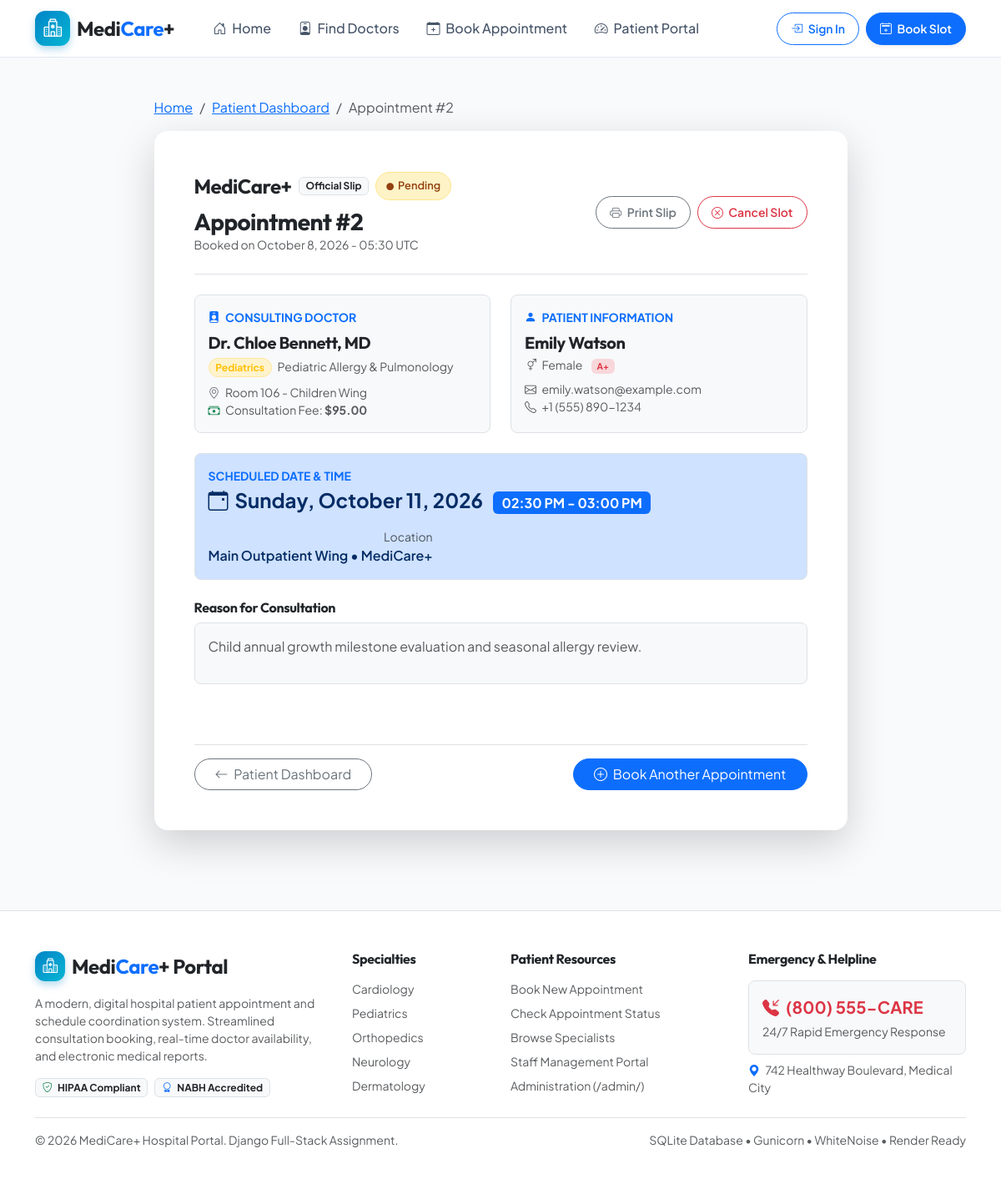
/appointments/2/, run on the app's committed database.
### hospital/models.py (models this page shows, shortened)
class Appointment(models.Model):
    STATUS_PENDING = 'Pending'
    STATUS_CONFIRMED = 'Confirmed'
    STATUS_COMPLETED = 'Completed'
    STATUS_CANCELLED = 'Cancelled'
    STATUS_CHOICES = [
        (STATUS_PENDING, 'Pending'),
        (STATUS_CONFIRMED, 'Confirmed'),
        (STATUS_COMPLETED, 'Completed'),
        (STATUS_CANCELLED, 'Cancelled'),
    ]
    TIME_SLOT_CHOICES = [
        ('09:00 AM - 09:30 AM', '09:00 AM - 09:30 AM'),
        ('09:30 AM - 10:00 AM', '09:30 AM - 10:00 AM'),
        ('10:00 AM - 10:30 AM', '10:00 AM - 10:30 AM'),
        ('10:30 AM - 11:00 AM', '10:30 AM - 11:00 AM'),
        ('11:00 AM - 11:30 AM', '11:00 AM - 11:30 AM'),
        ('11:30 AM - 12:00 PM', '11:30 AM - 12:00 PM'),
        ('02:00 PM - 02:30 PM', '02:00 PM - 02:30 PM'),
        ('02:30 PM - 03:00 PM', '02:30 PM - 03:00 PM'),
        ('03:00 PM - 03:30 PM', '03:00 PM - 03:30 PM'),
        ('03:30 PM - 04:00 PM', '03:30 PM - 04:00 PM'),
        ('04:00 PM - 04:30 PM', '04:00 PM - 04:30 PM'),
        ('04:30 PM - 05:00 PM', '04:30 PM - 05:00 PM'),
    ]
    patient = models.ForeignKey(Patient, on_delete=models.CASCADE, related_name='appointments')
    doctor = models.ForeignKey(Doctor, on_delete=models.CASCADE, related_name='appointments')
    date = models.DateField()
    time_slot = models.CharField(max_length=50, choices=TIME_SLOT_CHOICES)
    reason = models.TextField(help_text="Chief complaint or reason for visit")
    status = models.CharField(max_length=20, choices=STATUS_CHOICES, default=STATUS_PENDING)
    created_date = models.DateTimeField(auto_now_add=True)
    admin_notes = models.TextField(blank=True, null=True, help_text="Notes from doctor or receptionist")
    class Meta:
        ordering = ['-date', 'time_slot']

class Doctor(models.Model):
    name = models.CharField(max_length=150, help_text="Full Name with Title (e.g. Dr. Jane Smith)")
    department = models.CharField(max_length=50, choices=Department.choices, default=Department.CARDIOLOGY)
    specialization = models.CharField(max_length=150, help_text="Specialization or sub-discipline")
    consultation_fee = models.DecimalField(max_digits=8, decimal_places=2, default=75.00)
    available_days = models.CharField(max_length=120, default="Monday, Tuesday, Wednesday, Thursday, Friday")
    active_status = models.BooleanField(default=True, help_text="Is doctor actively taking appointments?")
    email = models.EmailField(blank=True, null=True)
    phone = models.CharField(max_length=20, blank=True, null=True)
    room_number = models.CharField(max_length=20, default="Room 201")
    experience_years = models.PositiveIntegerField(default=8)
    bio = models.TextField(blank=True, help_text="Short professional summary")
    avatar_color = models.CharField(max_length=30, default="primary", help_text="Bootstrap theme color for avatar")
    class Meta:
        ordering = ['name']
    @property
    def badge_class(self):
        colors = {
            'Cardiology': 'danger',
            'Pediatrics': 'warning',
            'Orthopedics': 'info',
            'Neurology': 'primary',
            'Dermatology': 'success',
            'General Medicine': 'secondary'
        }
        return colors.get(self.department, 'dark')

class Patient(models.Model):
    GENDER_CHOICES = [
        ('Male', 'Male'),
        ('Female', 'Female'),
        ('Other', 'Other'),
    ]
    BLOOD_GROUPS = [
        ('A+', 'A+'), ('A-', 'A-'),
        ('B+', 'B+'), ('B-', 'B-'),
        ('AB+', 'AB+'), ('AB-', 'AB-'),
        ('O+', 'O+'), ('O-', 'O-'),
    ]
    user = models.ForeignKey(User, on_delete=models.SET_NULL, null=True, blank=True, related_name='patients')
    name = models.CharField(max_length=150)
    email = models.EmailField()
    phone = models.CharField(max_length=20)
    date_of_birth = models.DateField(null=True, blank=True)
    gender = models.CharField(max_length=10, choices=GENDER_CHOICES, default='Male')
    blood_group = models.CharField(max_length=5, choices=BLOOD_GROUPS, blank=True, null=True)
    address = models.TextField(blank=True, null=True)
    emergency_contact = models.CharField(max_length=20, blank=True, null=True)
    created_at = models.DateTimeField(auto_now_add=True)
    class Meta:
        ordering = ['name']

### hospital/views.py (the view)
# urls.py: path('appointments/<int:pk>/', views.appointment_detail, name='appointment_detail'),
def appointment_detail(request, pk):
    appointment = get_object_or_404(Appointment, pk=pk)
    report = getattr(appointment, 'medical_report', None)
    context = {
        'appointment': appointment,
        'report': report,
    }
    return render(request, 'hospital/appointment_detail.html', context)

### hospital/templates/hospital/appointment_detail.html (shortened to what this page needs)
{% extends 'hospital/base.html' %}
{% load static %}
{% block content %}
<div class="container py-5">
    <div class="row justify-content-center">
        <div class="col-lg-9">
            <nav aria-label="breadcrumb" class="mb-3 no-print">
                <ol class="breadcrumb small">
                    <li class="breadcrumb-item"><a href="{% url 'home' %}">Home</a></li>
                    <li class="breadcrumb-item"><a href="{% url 'patient_dashboard' %}">Patient Dashboard</a></li>
                    <li class="breadcrumb-item active">Appointment #{{ appointment.id }}</li>
                </ol>
            </nav>
            <div class="card card-custom border-0 shadow-lg p-4 p-md-5 bg-white rounded-4 print-container">
                <div class="d-flex flex-column flex-md-row justify-content-between align-items-md-center gap-3 pb-4 mb-4 border-bottom">
                    <div>
                        <div class="d-flex align-items-center gap-2 mb-2">
                            <span class="fs-4 fw-bold text-dark brand-font">MediCare+</span>
                            <span class="badge bg-light text-dark border">Official Slip</span>
                            <span class="status-badge badge-{{ appointment.status|lower }}">
                                <i class="bi bi-circle-fill" style="font-size: 0.55rem;"></i> {{ appointment.status }}
                            </span>
                        </div>
                        <h2 class="h3 fw-bold text-dark mb-0">Appointment #{{ appointment.id }}</h2>
                        <div class="text-muted small">Booked on {{ appointment.created_date|date:"F j, Y - H:i" }} UTC</div>
                    </div>
                    <div class="no-print d-flex gap-2">
                        <button onclick="window.print()" class="btn btn-outline-secondary rounded-pill px-3 py-2 btn-sm fw-semibold">
                            <i class="bi bi-printer me-1"></i> Print Slip
                        </button>
                        {% if appointment.status != 'Completed' and appointment.status != 'Cancelled' %}
                        <button type="button" class="btn btn-outline-danger rounded-pill px-3 py-2 btn-sm fw-semibold" data-bs-toggle="modal" data-bs-target="#cancelModal">
                            <i class="bi bi-x-circle me-1"></i> Cancel Slot
                        </button>
                        {% endif %}
                    </div>
                </div>
                <div class="row g-4 mb-4">
                    <div class="col-md-6">
                        <div class="p-3 rounded-3 bg-light border h-100">
                            <div class="text-primary fw-bold small text-uppercase mb-2">
                                <i class="bi bi-person-badge-fill me-1"></i> Consulting Doctor
                            </div>
                            <h5 class="fw-bold text-dark mb-1">{{ appointment.doctor.name }}</h5>
                            <div class="mb-2">
                                <span class="badge bg-{{ appointment.doctor.badge_class }}-subtle text-{{ appointment.doctor.badge_class }} border border-{{ appointment.doctor.badge_class }}-subtle rounded-pill">
                                    {{ appointment.doctor.department }}
                                </span>
                                <span class="small text-muted ms-1">{{ appointment.doctor.specialization }}</span>
                            </div>
                            <div class="small text-muted">
                                <div><i class="bi bi-geo-alt me-1 text-secondary"></i> {{ appointment.doctor.room_number }}</div>
                                <div><i class="bi bi-cash-stack me-1 text-success"></i> Consultation Fee: <strong>${{ appointment.doctor.consultation_fee }}</strong></div>
                            </div>
                        </div>
                    </div>
                    <div class="col-md-6">
                        <div class="p-3 rounded-3 bg-light border h-100">
                            <div class="text-primary fw-bold small text-uppercase mb-2">
                                <i class="bi bi-person-fill me-1"></i> Patient Information
                            </div>
                            <h5 class="fw-bold text-dark mb-1">{{ appointment.patient.name }}</h5>
                            <div class="small text-muted mb-2">
                                <span><i class="bi bi-gender-ambiguous me-1"></i> {{ appointment.patient.gender }}</span>
                                {% if appointment.patient.blood_group %}
                                <span class="badge bg-danger-subtle text-danger ms-2">{{ appointment.patient.blood_group }}</span>
                                {% endif %}
                            </div>
                            <div class="small text-muted">
                                <div><i class="bi bi-envelope me-1"></i> {{ appointment.patient.email }}</div>
                                <div><i class="bi bi-telephone me-1"></i> {{ appointment.patient.phone }}</div>
                            </div>
                        </div>
                    </div>
                    <div class="col-12">
                        <div class="p-3 rounded-3 border bg-primary-subtle text-primary-emphasis d-flex flex-wrap justify-content-between align-items-center gap-3">
                            <div>
                                <div class="small text-uppercase fw-bold text-primary">Scheduled Date & Time</div>
                                <div class="fs-4 fw-bold">
                                    <i class="bi bi-calendar-event me-2"></i>{{ appointment.date|date:"l, F j, Y" }}
                                    <span class="ms-2 badge bg-primary text-white fs-6">{{ appointment.time_slot }}</span>
                                </div>
                            </div>
                            <div class="text-md-end">
                                <div class="small text-muted">Location</div>
                                <div class="fw-semibold">Main Outpatient Wing &bull; MediCare+</div>
                            </div>
                        </div>
                    </div>
                    <div class="col-12">
                        <h6 class="fw-bold text-dark mb-2">Reason for Consultation</h6>
                        <div class="p-3 rounded-3 bg-light border text-muted">
                            {{ appointment.reason|linebreaks }}
                        </div>
                    </div>
                </div>
                <div class="mt-5 pt-3 border-top d-flex justify-content-between align-items-center no-print">
                    <a href="{% url 'patient_dashboard' %}" class="btn btn-outline-secondary rounded-pill px-4">
                        <i class="bi bi-arrow-left me-1"></i> Patient Dashboard
                    </a>
                    <a href="{% url 'book_appointment' %}" class="btn btn-primary rounded-pill px-4">
                        <i class="bi bi-plus-circle me-1"></i> Book Another Appointment
                    </a>
                </div>
            </div>
        </div>
    </div>
</div>
{% endblock %}

### hospital/static/css/style.css (style rules this page uses)
:root { --primary-color: #0284c7; --primary-dark: #0369a1; --primary-light: #e0f2fe; --secondary-color: #0f172a; --accent-color: #06b6d4; --success-color: #10b981; --warning-color: #f59e0b; --danger-color: #ef4444; --info-color: #3b82f6; --bg-light: #f8fafc; --card-bg: #ffffff; --text-main: #1e293b; --text-muted: #64748b; --border-color: #e2e8f0; --radius-sm: 8px; --radius-md: 12px; --radius-lg: 18px; --shadow-sm: 0 1px 3px rgba(0,0,0,0.05); --shadow-md: 0 4px 6px -1px rgba(0,0,0,0.07), 0 2px 4px -2px rgba(0,0,0,0.05); --shadow-lg: 0 10px 25px -3px rgba(15,23,42,0.08), 0 4px 6px -4px rgba(15,23,42,0.04); --shadow-glow: 0 0 20px rgba(2, 132, 199, 0.18); }
body { font-family: 'Plus Jakarta Sans', sans-serif; color: var(--text-main); background-color: var(--bg-light); min-height: 100vh; display: flex; flex-direction: column; }
h1, h2, h3, h4, h5, h6, .brand-font { font-family: 'Outfit', sans-serif; font-weight: 700; letter-spacing: -0.02em; }
.card-custom { background-color: var(--card-bg); border: 1px solid var(--border-color); border-radius: var(--radius-md); box-shadow: var(--shadow-sm); transition: transform 0.22s ease, box-shadow 0.22s ease, border-color 0.22s ease; }
.badge-pending { background-color: #fef3c7; color: #92400e; border: 1px solid #fde68a; }
.status-badge { font-size: 0.8rem; font-weight: 600; padding: 6px 12px; border-radius: 20px; display: inline-flex; align-items: center; gap: 5px; }

### data on the page
Appointment: id "2", status "Pending", created_date "October 8, 2026 - 05:30", doctor.name "Dr. Chloe Bennett, MD", doctor.department "Pediatrics", doctor.specialization "Pediatric Allergy & Pulmonology", doctor.room_number "Room 106 - Children Wing", doctor.consultation_fee "95.00", patient.name "Emily Watson", patient.gender "Female", patient.blood_group "A+", patient.email "emily.watson@example.com", patient.phone "+1 (555) 890-1234", date "Sunday, October 11, 2026", time_slot "02:30 PM - 03:00 PM", reason "Child annual growth milestone evaluation and seasonal allergy review."
